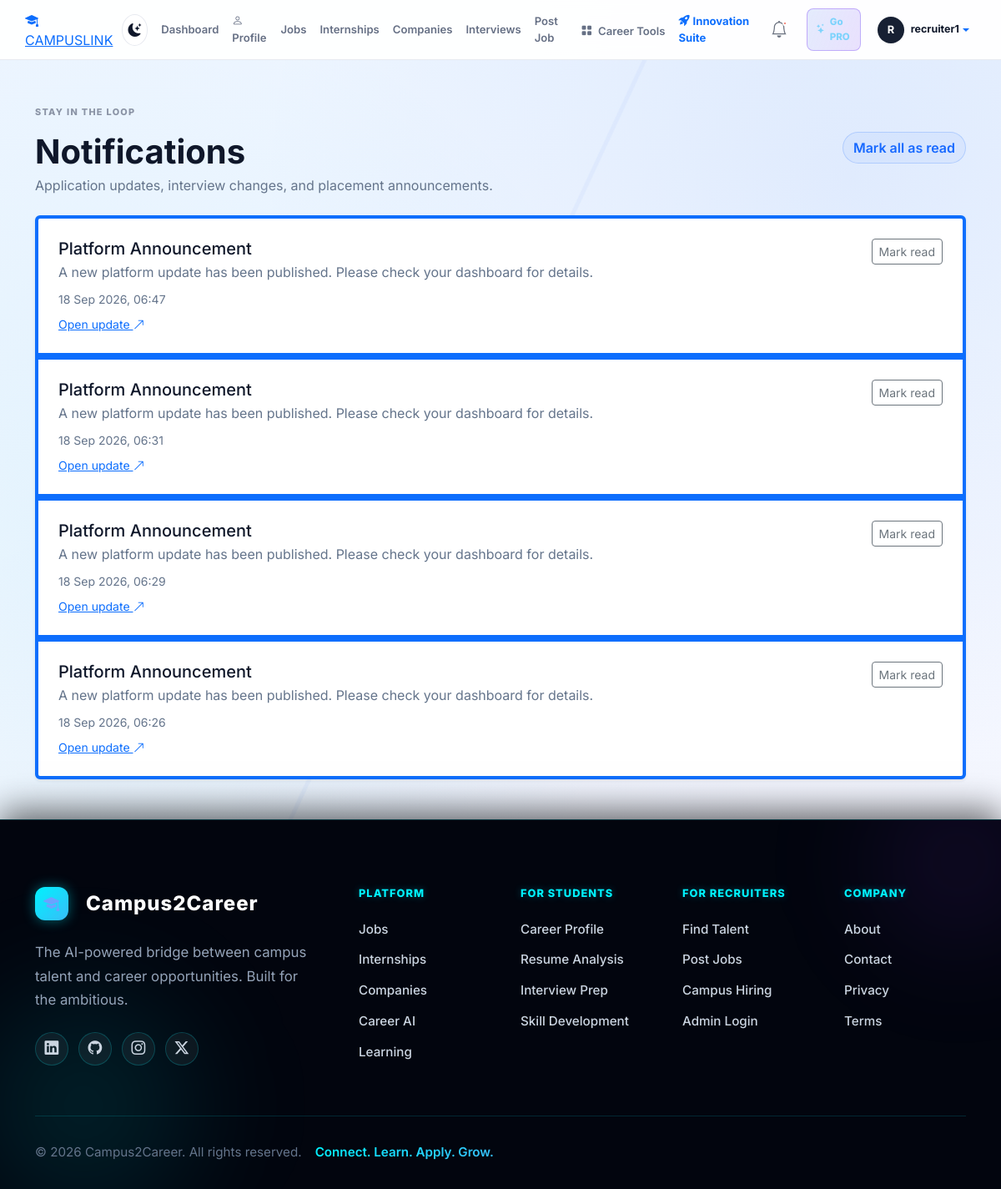
Screenshot of /notifications/ (signed in) with the database file from the repository.
### accounts/models.py (models this page shows, shortened)
class User(AbstractUser):
    ROLE_CHOICES = (
        ('STUDENT', 'Student'),
        ('PLACEMENT_OFFICER', 'Placement Officer'),
        ('RECRUITER', 'Recruiter'),
        ('SUPER_ADMIN', 'Super Admin'),
    )
    role = models.CharField(max_length=20, choices=ROLE_CHOICES, default='STUDENT')

### notifications/models.py (models this page shows, shortened)
class Notification(models.Model):
	user = models.ForeignKey(settings.AUTH_USER_MODEL, on_delete=models.CASCADE, related_name='notifications')
	title = models.CharField(max_length=160)
	message = models.TextField()
	link = models.CharField(max_length=255, blank=True)
	is_read = models.BooleanField(default=False)
	created_at = models.DateTimeField(auto_now_add=True)
	class Meta:
		ordering = ['-created_at']

### notifications/views.py (the view)
# urls.py: path('', views.notification_list, name='notification_list'),
@login_required
def notification_list(request):
    notifications = Notification.objects.filter(user=request.user)
    return render(request, 'notifications/list.html', {'notifications': notifications})

### accounts/models.py (called while the page is built)
    @property
    def is_active(self):
        from django.utils import timezone
        return (
            self.plan != 'FREE'
            and self.status == 'ACTIVE'
            and (self.current_period_end is None or self.current_period_end > timezone.now())
        )

### notifications/context_processors.py (called while the page is built)
def notification_context(request):
    if not request.user.is_authenticated:
        return {'unread_notification_count': 0}
    return {'unread_notification_count': Notification.objects.filter(user=request.user, is_read=False).count()}

### templates/notifications/list.html (shortened to what this page needs)
{% extends 'base.html' %}
{% block content %}
<main class="container py-5">
    <div class="d-flex justify-content-between align-items-center mb-4"><div><span class="eyebrow">Stay in the loop</span><h1 class="fw-bold mb-1">Notifications</h1><p class="text-muted mb-0">Application updates, interview changes, and placement announcements.</p></div><form method="post" action="{% url 'mark_all_notifications_read' %}">{% csrf_token %}<button class="btn btn-outline-primary" type="submit">Mark all as read</button></form></div>
    <div class="list-group shadow-sm">{% for notification in notifications %}<div class="list-group-item p-4 {% if not notification.is_read %}border-start border-primary border-4{% endif %}"><div class="d-flex justify-content-between gap-3"><div><h5 class="mb-1">{{ notification.title }}</h5><p class="mb-2 text-muted">{{ notification.message }}</p><small class="text-muted">{{ notification.created_at|date:'d M Y, H:i' }}</small>{% if notification.link %}<a class="d-block small mt-2 text-primary" href="{{ notification.link }}">Open update <i class="bi bi-arrow-up-right"></i></a>{% endif %}</div>{% if not notification.is_read %}<form method="post" action="{% url 'mark_notification_read' notification.id %}">{% csrf_token %}<input type="hidden" name="next" value="{% url 'notification_list' %}"><button class="btn btn-sm btn-outline-secondary" type="submit">Mark read</button></form>{% endif %}</div></div>{% empty %}<div class="list-group-item p-5 text-center text-muted">You are all caught up.</div>{% endfor %}</div>
</main>
{% endblock %}

### templates/base.html (shortened to what this page needs)
{% load static %}
<!DOCTYPE html>
<html lang="en">
<head>
    <link href="https://cdn.jsdelivr.net/npm/bootstrap@5.3.0/dist/css/bootstrap.min.css" rel="stylesheet">
    <link rel="stylesheet" href="https://cdn.jsdelivr.net/npm/bootstrap-icons@1.11.0/font/bootstrap-icons.css">
    <link rel="stylesheet" href="{% static 'css/style.css' %}?v=20261009_starting_urls">
    <link rel="stylesheet" href="{% static 'css/premium_hero.css' %}?v=20261009_starting_urls">
    <link href="https://unpkg.com/aos@2.3.1/dist/aos.css" rel="stylesheet">
</head>
<body>
    <nav class="navbar navbar-expand-lg sticky-top app-navbar">
        <div class="container px-3 px-lg-0">
            <a class="premium-nav-brand" href="{% url 'home' %}">
                <i class="bi bi-mortarboard-fill"></i>
                CAMPUSLINK
            </a>
            <div class="collapse navbar-collapse" id="mainNavigation">
            <div class="nav-actions d-flex align-items-center gap-2 gap-lg-3 ms-auto">
                <button type="button" class="theme-toggle" aria-label="Toggle theme" title="Toggle light/dark mode">
                    <i class="bi bi-moon-stars-fill theme-icon dark-icon"></i>
                </button>
                {% if request.user.is_authenticated %}
                <a href="{% url 'dashboard_redirect' %}" class="public-nav-link">Dashboard</a>
                <a href="{% url 'profile' %}" class="public-nav-link"><i class="bi bi-person me-1"></i>Profile</a>
                <a href="{% url 'job_list' %}" class="public-nav-link">Jobs</a>
                <a href="{% url 'job_list' %}" class="public-nav-link">Internships</a>
                <a href="{% url 'company_list' %}" class="public-nav-link">Companies</a>
                <a href="{% url 'interview_list' %}" class="public-nav-link">Interviews</a>
                {% if request.user.role == 'RECRUITER' %}
                <a href="{% url 'recruiter_job_create' %}" class="public-nav-link">Post Job</a>
                {% endif %}
                <div class="dropdown">
                    <a href="#" class="public-nav-link dropdown-toggle" data-bs-toggle="dropdown">
                        <i class="bi bi-grid-fill me-1"></i> Career Tools
                    </a>
                </div>
                <a href="{% url 'innovation_suite' %}" class="public-nav-link text-primary fw-bold"><i class="bi bi-rocket-takeoff-fill me-1"></i>Innovation Suite</a>
                <a href="{% url 'notification_list' %}" class="nav-icon-link" aria-label="Notifications"><i class="bi bi-bell fs-5"></i>{% if unread_notification_count %}<span class="notification-dot" aria-hidden="true"></span>{% endif %}</a>
                {% if request.user.membership.is_active %}<a href="{% url 'pro_landing' %}" class="pro-nav-link"><i class="bi bi-stars"></i> PRO Member</a>{% else %}<a href="{% url 'pro_landing' %}" class="pro-nav-link"><i class="bi bi-stars"></i> Go PRO</a>{% endif %}
                <div class="dropdown">
                    <a href="#" class="user-menu d-flex align-items-center text-decoration-none dropdown-toggle" data-bs-toggle="dropdown" aria-label="Open profile menu">
                        <span class="avatar avatar-sm me-2">{{ request.user.first_name|first|default:request.user.username|first|upper }}</span>
                        <strong class="text-dark user-name">{{ request.user.get_full_name|default:request.user.username }}</strong>
                    </a>
                </div>
                {% endif %}
            </div>
        </div>
            </div>
        </nav>
    {% block content %}{% endblock %}
    <footer class="site-footer premium-footer">
        <div class="footer-glow-left"></div>
        <div class="footer-glow-right"></div>
        <div class="container relative-z">
            <div class="row g-5">
                <div class="col-lg-4">
                    <a class="footer-brand premium-footer-brand" href="{% url 'home' %}">
                        <span class="brand-mark"><i class="bi bi-mortarboard-fill"></i></span>
                        Campus2Career
                    </a>
                    <p class="mt-4 mb-4 footer-desc">The AI-powered bridge between campus talent and career opportunities. Built for the ambitious.</p>
                    <div class="footer-social premium-social">
                        <a href="#" aria-label="LinkedIn"><i class="bi bi-linkedin"></i></a>
                        <a href="#" aria-label="GitHub"><i class="bi bi-github"></i></a>
                        <a href="#" aria-label="Instagram"><i class="bi bi-instagram"></i></a>
                        <a href="#" aria-label="Twitter"><i class="bi bi-twitter-x"></i></a>
                    </div>
                </div>
                <div class="col-6 col-lg-2">
                    <h2 class="footer-heading">Platform</h2>
                    <div class="footer-links">
                        <a href="{% url 'job_list' %}">Jobs</a>
                        <a href="{% url 'job_list' %}">Internships</a>
                        <a href="{% url 'job_list' %}">Companies</a>
                        <a href="{% url 'career_match' %}">Career AI</a>
                        <a href="{% url 'interview_list' %}">Learning</a>
                    </div>
                </div>
                <div class="col-6 col-lg-2">
                    <h2 class="footer-heading">For Students</h2>
                    <div class="footer-links">
                        <a href="{% url 'profile' %}">Career Profile</a>
                        <a href="{% url 'career_match' %}">Resume Analysis</a>
                        <a href="{% url 'interview_list' %}">Interview Prep</a>
                        <a href="{% url 'career_match' %}">Skill Development</a>
                    </div>
                </div>
                <div class="col-6 col-lg-2">
                    <h2 class="footer-heading">For Recruiters</h2>
                    <div class="footer-links">
                        <a href="{% url 'recruiter_job_create' %}">Find Talent</a>
                        <a href="{% url 'recruiter_job_create' %}">Post Jobs</a>
                        <a href="{% url 'admin_login' %}">Campus Hiring</a>
                        <a href="{% url 'admin_login' %}">Admin Login</a>
                    </div>
                </div>
                <div class="col-6 col-lg-2">
                    <h2 class="footer-heading">Company</h2>
                    <div class="footer-links">
                        <a href="{% url 'home' %}#about">About</a>
                        <a href="mailto:hello@campuslink.local">Contact</a>
                        <a href="#">Privacy</a>
                        <a href="#">Terms</a>
                    </div>
                </div>
            </div>
            <div class="footer-bottom premium-footer-bottom">
                <div class="d-flex flex-column flex-md-row justify-content-between align-items-center gap-3">
                    <span>© 2026 Campus2Career. All rights reserved.</span>
                    <div class="footer-bottom-links">
                        <span>Connect. Learn. Apply. Grow.</span>
                    </div>
                </div>
            </div>
        </div>
    </footer>
</body>
</html>

### static/css/premium_hero.css (style rules this page uses)
.premium-footer { background: #02050e !important; position: relative; overflow: hidden; padding-top: 80px !important; color: #94a3b8 !important; border-top: 1px solid rgba(0, 242, 254, 0.2) !important; box-shadow: 0 -10px 40px rgba(0, 0, 0, 0.6); }
.premium-footer .relative-z { position: relative; z-index: 2; }
.footer-glow-left { position: absolute; bottom: -100px; left: -100px; width: 400px; height: 400px; background: radial-gradient(circle, rgba(0, 242, 254, 0.15) 0%, transparent 70%); filter: blur(60px); z-index: 1; }
.footer-glow-right { position: absolute; top: -100px; right: -100px; width: 300px; height: 300px; background: radial-gradient(circle, rgba(147, 51, 234, 0.15) 0%, transparent 70%); filter: blur(60px); z-index: 1; }
.premium-footer-brand { color: #ffffff !important; font-size: 1.5rem !important; font-weight: 800 !important; display: flex !important; align-items: center; gap: 12px; text-decoration: none; }
.premium-footer-brand .brand-mark { background: linear-gradient(135deg, #00f2fe 0%, #38bdf8 100%) !important; width: 40px; height: 40px; border-radius: 12px; display: flex; align-items: center; justify-content: center; color: #030712; font-size: 1.2rem; box-shadow: 0 0 15px rgba(0, 242, 254, 0.4); }
.premium-footer .footer-desc { color: #94a3b8; line-height: 1.7; font-size: 1.05rem; }
.premium-social { display: flex; gap: 12px; }
.premium-social a { width: 40px; height: 40px; border-radius: 50%; background: rgba(255, 255, 255, 0.05); border: 1px solid rgba(0, 242, 254, 0.2); display: flex; align-items: center; justify-content: center; color: #cbd5e1 !important; transition: all 0.3s ease; }
.footer-heading { color: #00f2fe !important; font-size: 0.8rem !important; font-weight: 800 !important; text-transform: uppercase !important; margin-bottom: 24px !important; letter-spacing: 1.5px; text-shadow: 0 0 10px rgba(0, 242, 254, 0.3); }
.footer-links { display: flex; flex-direction: column; gap: 14px; }
.footer-links a { color: #cbd5e1 !important; font-size: 0.95rem; font-weight: 500; text-decoration: none; transition: all 0.3s ease; display: inline-block; }
.premium-footer-bottom { margin-top: 60px !important; padding: 32px 0 !important; border-top: 1px solid rgba(0, 242, 254, 0.15) !important; color: #64748b !important; font-size: 0.95rem; }
.footer-bottom-links span { background: linear-gradient(135deg, #00f2fe 0%, #38bdf8 100%); -webkit-background-clip: text; -webkit-text-fill-color: transparent; font-weight: 600; }
.btn-outline-primary { border-radius: 99px !important; font-weight: 600 !important; border: 1px solid rgba(23, 105, 255, 0.2) !important; color: #1769FF !important; background: rgba(23, 105, 255, 0.05) !important; transition: all 0.3s ease !important; }

### rows the page displays
User: user.first_name|first "R", user.get_full_name "recruiter1"
Notification: title "Platform Announcement", message "A new platform update has been published. Please check your dashboard for details.", created_at "18 Sep 2026, 06:47", is_read "Mark read"
Notification: title "Platform Announcement", message "A new platform update has been published. Please check your dashboard for details.", created_at "18 Sep 2026, 06:31", is_read "Mark read"
Notification: title "Platform Announcement", message "A new platform update has been published. Please check your dashboard for details.", created_at "18 Sep 2026, 06:29", is_read "Mark read"
Notification: title "Platform Announcement", message "A new platform update has been published. Please check your dashboard for details.", created_at "18 Sep 2026, 06:26", is_read "Mark read"
